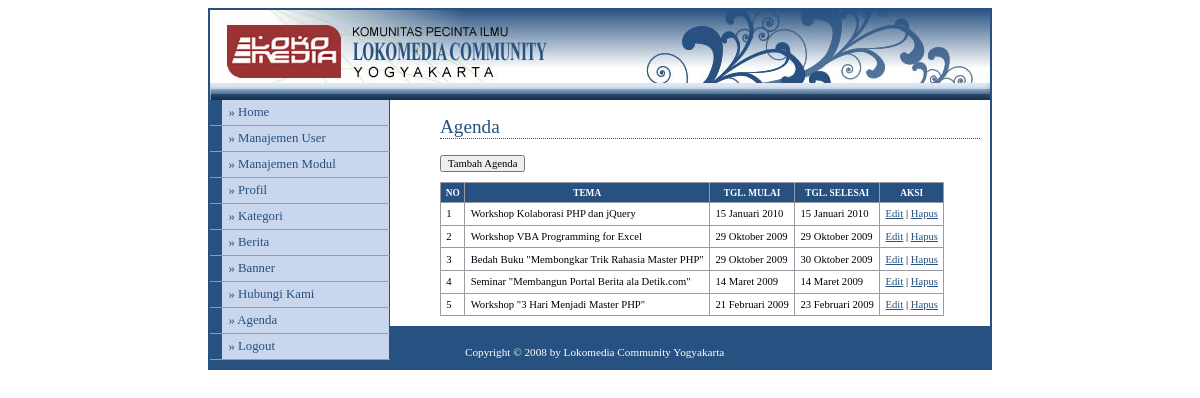
Screenshot of /admin/media.php?module=agenda (signed in) with the database file from the repository.
### tables this page shows
CREATE TABLE `agenda` (
  `id_agenda` int(5) NOT NULL,
  `tema` varchar(100) NOT NULL,
  `isi_agenda` text NOT NULL,
  `tempat` varchar(100) NOT NULL,
  `tgl_mulai` date NOT NULL,
  `tgl_selesai` date NOT NULL,
  `tgl_posting` date NOT NULL,
  `id_user` varchar(50) NOT NULL
);

CREATE TABLE `modul` (
  `id_modul` int(5) NOT NULL,
  `nama_modul` varchar(50) NOT NULL,
  `link` varchar(100) NOT NULL,
  `static_content` text NOT NULL,
  `gambar` varchar(100) NOT NULL,
  `publish` enum('Y','N') NOT NULL DEFAULT 'Y',
  `status` enum('user','admin') NOT NULL,
  `aktif` enum('Y','N') NOT NULL DEFAULT 'Y',
  `urutan` int(5) NOT NULL
);

### config/fungsi_indotgl.php (called while the page is built, shortened)
<?php
	function tgl_indo($tgl){
			$tanggal = substr($tgl,8,2);
			$bulan = getBulan(substr($tgl,5,2));
			$tahun = substr($tgl,0,4);
			return $tanggal.' '.$bulan.' '.$tahun;
	}
	function getBulan($bln){
				switch ($bln){
					case 1:
						return "Januari";
						break;
					case 2:
						return "Februari";
						break;
					case 3:
						return "Maret";
						break;
					case 10:
						return "Oktober";
						break;
				}
			}
?>

### admin/modul/mod_agenda.php (the view, shortened to what this page needs)
<?php
switch($_GET[act]){
  default:
    echo "<h2>Agenda</h2>
          <input type=button value='Tambah Agenda' onclick=location.href='?module=agenda&act=tambahagenda'>
          <table>
          <tr><th>no</th><th>tema</th><th>tgl. mulai</th><th>tgl. selesai</th><th>aksi</th></tr>";
    if ($_SESSION[leveluser]=='admin'){
      $tampil=mysql_query("SELECT * FROM agenda ORDER BY id_agenda DESC");
    }
    else{
      $tampil=mysql_query("SELECT * FROM agenda
                           WHERE id_user='$_SESSION[namauser]'
                           ORDER BY id_agenda DESC");
    }
    $no=1;
    while ($r=mysql_fetch_array($tampil)){
      $tgl_mulai   = tgl_indo($r[tgl_mulai]);
      $tgl_selesai = tgl_indo($r[tgl_selesai]);
      echo "<tr><td>$no</td>
                <td>$r[tema]</td>
                <td>$tgl_mulai</td>
                <td>$tgl_selesai</td>
                <td><a href=?module=agenda&act=editagenda&id=$r[id_agenda]>Edit</a> |
	                  <a href=./aksi.php?module=agenda&act=hapus&id=$r[id_agenda]>Hapus</a>
		        </tr>";
      $no++;
    }
    echo "</table>";
    break;
}
?>

### admin/menu.php (shortened to what this page needs)
<?php
if ($_SESSION[leveluser]=='admin'){
  $sql=mysql_query("select * from modul where aktif='Y' order by urutan");
}
else{
  $sql=mysql_query("select * from modul where status='user' and aktif='Y' order by urutan");
}
while ($data=mysql_fetch_array($sql)){
  echo "<li><a href='$data[link]'>&#187; $data[nama_modul]</a></li>";
}
?>

### config/adminstyle.css (style rules this page uses)
body { font-family: Tahoma; text-align: center; }
#menu li { width: 180px; border-bottom: 1px solid #969BA5; margin: 0; padding: 0; font-size: 80%; vertical-align: bottom; }
#menu a:link, #menu a:visited { display: block; padding: 5px 5px 5px 0.5em; border-left: 12px solid #265180; border-right: 1px solid #265180; background-color: #CAD6EC; color: #265180; text-decoration: none; }
a:link,a:visited { color:#265180; }
h2 { font: normal 120% Georgia; color: #265180; background-color: transparent; border-bottom: 1px dotted #265180; }
table { font-family: Tahoma; font-size: 8pt; border-width: 1px; border-style: solid; border-color: #999999; border-collapse: collapse; margin: 10px 0px; }
th { color: #FFFFFF; font-size: 7pt; text-transform: uppercase; text-align: center; padding: 0.5em; border-width: 1px; border-style: solid; border-color: #969BA5; border-collapse: collapse; background-color: #265180; }
td { padding: 0.5em; vertical-align: top; border-width: 1px; border-style: solid; border-color: #969BA5; border-collapse: collapse; }
input,textarea,select { font-family: Tahoma; font-size: 8pt; }

### rows the page displays
agenda: tema "Workshop Kolaborasi PHP dan jQuery", tgl_mulai "15 Januari 2010", tgl_selesai "15 Januari 2010"
agenda: tema "Workshop VBA Programming for Excel", tgl_mulai "29 Oktober 2009", tgl_selesai "29 Oktober 2009"
agenda: tema "Bedah Buku \"Membongkar Trik Rahasia Master PHP\"", tgl_mulai "29 Oktober 2009", tgl_selesai "30 Oktober 2009"
agenda: tema "Seminar \"Membangun Portal Berita ala Detik.com\"", tgl_mulai "14 Maret 2009", tgl_selesai "14 Maret 2009"
agenda: tema "Workshop \"3 Hari Menjadi Master PHP\"", tgl_mulai "21 Februari 2009", tgl_selesai "23 Februari 2009"
modul: nama_modul "Manajemen User"
modul: nama_modul "Manajemen Modul"
modul: nama_modul "Profil"
modul: nama_modul "Kategori"
modul: nama_modul "Berita"
modul: nama_modul "Banner"
modul: nama_modul "Hubungi Kami"
modul: nama_modul "Agenda"
